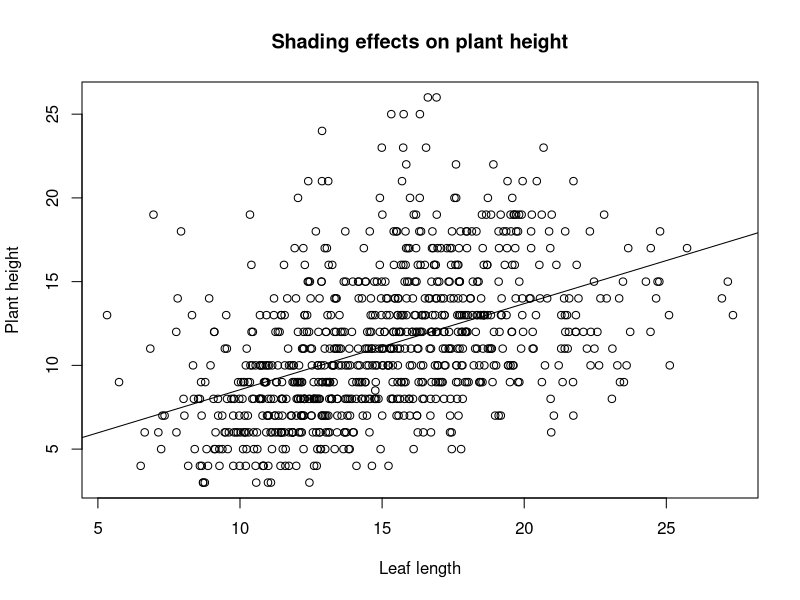
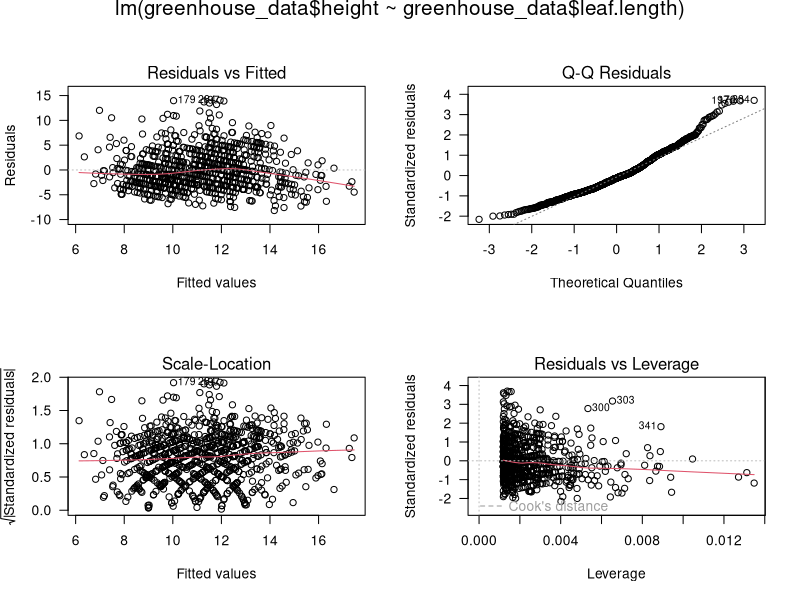

Write R code to recreate these figures, in order.
## ---- chunk 1
greenhouse_data <- read.csv('data/Greenhouse_data_TH/het data-Table 1.csv',header = TRUE,as.is = TRUE,na.strings = "n/a")
str(greenhouse_data)
## ---- chunk 2
summary(greenhouse_data)

## ---- chunk 3
plot(data=na.omit(greenhouse_data), x=greenhouse_data$leaf.length, y=greenhouse_data$height,
     main="Shading effects on plant height", xlab="Leaf length", ylab="Plant height")

#TODO omit the n/A rows
abline(lm(greenhouse_data$height ~ greenhouse_data$leaf.length))
## ---- chunk 4
 # Looks like very ideal linear positive relationship, but we ought to be not subjective.
lm(data=greenhouse_data, greenhouse_data$height~greenhouse_data$leaf.length)

## ---- chunk 5
 # Looks like very ideal linear positive relationship, but we ought to be not subjective.
summary(lm(data=greenhouse_data, greenhouse_data$height~greenhouse_data$leaf.length))
lmph<- lm(data=greenhouse_data, greenhouse_data$height~greenhouse_data$leaf.length)
## ---- chunk 6

opar <- par(mfrow = c(2,2), oma = c(0, 0, 1.1, 0))
plot(lmph, las = 1)      # Residuals, Fitted, ...
par(opar)
